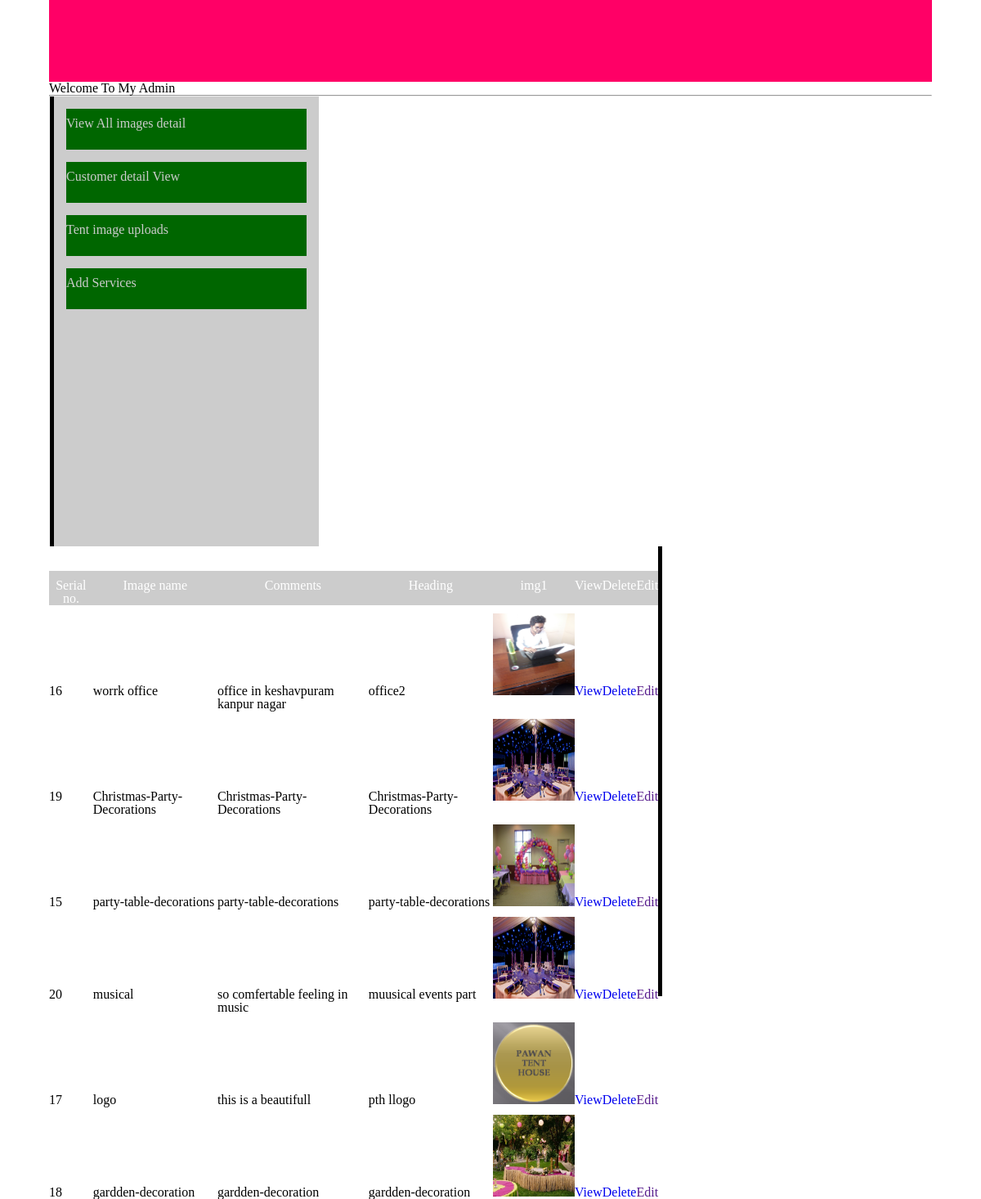
/pawantenthouse/admin/view_all_image.php, run on the app's committed database.
### tables this page shows
CREATE TABLE IF NOT EXISTS `parties` (
  `id` int(20) NOT NULL AUTO_INCREMENT,
  `p_id` varchar(30) NOT NULL,
  `heading` varchar(100) NOT NULL,
  `services` varchar(50) NOT NULL,
  `image_name` varchar(50) NOT NULL,
  `comments` varchar(100) NOT NULL,
  `imgs` varchar(50) NOT NULL,
  `imgss` varchar(50) NOT NULL,
  PRIMARY KEY (`id`)
);

### pawantenthouse/admin/view_all_image.php (the view, shortened to what this page needs)
<!DOCTYPE html PUBLIC "-//W3C//DTD XHTML 1.0 Transitional//EN" "http://www.w3.org/TR/xhtml1/DTD/xhtml1-transitional.dtd">
<html xmlns="http://www.w3.org/1999/xhtml">
<head>
<link href="css/style.css" type="text/css" rel="stylesheet">
</head>
<body>
<div class="topheader_dashboard">
</div>
<div class="body-section">
  <marquee> Welcome To My Admin </marquee>
<hr>
                             <div class="left-library">
                               <a href="view_all_image.php"><p>View All images detail</p></a>
                                 <a href="contact_view.php "><p>Customer detail View</p></a>
                                 <a href="insert_details.php"><p>Tent image uploads</p></a>
                                 <a href="add_services_form.php"><p>Add Services </p></a>
	                           </div>
<div class="crystel-detail">
<table width="700" align="center" border="2">
<tr style="background:#CCCCCC; color:#FFFFFF;" align ="center">
<td> Serial no.</td>
<td>Image name </td>
<td>Comments</td>
<td>Heading</td>
<td> img1</td>
<td>View</td>
<td>Delete</td>
<td>Edit</td>
</tr>
<?php
include "includes/db.php";
$query1="select * from  parties order by rand() LIMIT 0,6";
$run=mysqli_query($conn,$query1);
while($row=mysqli_fetch_array($run))
{ ?>
<tr>
   <td> <?php echo $row['id']; ?></td>
     <td> <?php echo $row['image_name']; ?></td>
      <td> <?php echo $row['comments']; ?></td>
        <td> <?php echo $row['heading']; ?></td>
      <td><img src="../admin/images/<?php echo $row['imgs']; ?>" width="100" height="100"></td>
     <td><a href="single_pruduct_details.php?url_id='<?php echo $row['p_id']; ?>'">View</a></td>
   <td><a href="delete.php?dlt_id='<?php echo $row['p_id']; ?>'">Delete</a></td>
  <td> <a href="">Edit</a></td>
</tr>
<?php } ?>
</table>
</div>
 </div>
</body>
</html>

### pawantenthouse/admin/css/style.css (style rules this page uses)
html, body, div, span, applet, object, iframe, h1, h2, h3, h4, h5, h6, p, blockquote, pre, a, abbr, acronym, address, big, cite, code, del, dfn, em, img, ins, kbd, q, s, samp, small, strike, strong, sub, sup, tt, var, b, u, i, center, dl, dt, dd, ol, ul, li, fieldset, form, label, legend, table, caption, tbody, tfoot, thead, tr, th, td, article, aside, canvas, details, embed, figure, figcaption, footer, header, hgroup, menu, nav, output, ruby, section, summary, time, mark, audio, video { margin: 0 auto; padding: 0; border: 0; font-size: 100%; font: inherit; vertical-align: baseline; text-decoration:none; }
body { line-height: 1; }
table { border-collapse: collapse; border-spacing: 0; }
* { margin:0px auto; }
::placeholder { color:#990000; text-size:5px; }
.topheader_dashboard { width:90%; height:100px; background:#FF0066; }
.body-section { width:90%; height:auto; background:none; }
.left-library { width:30%; height:550px; background:#CCCCCC; margin-left:1px; float:left; border-left:5px solid #000000; }
.left-library p { margin:15px; widht:100%; height:40px; background:#006600; padding-top:10px; color:#CCCCCC; }
.left-library a { text-decoration:none; color:#990066; }
.crystel-detail { width:69%; height:550px; background:none; float:left; border-right:5px solid #000000; }
table { width:100%; height:auto; }
td { padding-top:10px; }

### data on the page
parties: id "16", image_name "worrk office", comments "office in keshavpuram kanpur nagar", heading "office2", imgs (picture)
parties: id "19", image_name "Christmas-Party-Decorations", comments "Christmas-Party-Decorations", heading "Christmas-Party-Decorations", imgs (picture)
parties: id "15", image_name "party-table-decorations", comments "party-table-decorations", heading "party-table-decorations", imgs (picture)
parties: id "20", image_name "musical", comments "so comfertable feeling in music", heading "muusical events part", imgs (picture)
parties: id "17", image_name "logo", comments "this is a beautifull", heading "pth llogo", imgs (picture)
parties: id "18", image_name "gardden-decoration", comments "gardden-decoration", heading "gardden-decoration", imgs (picture)
